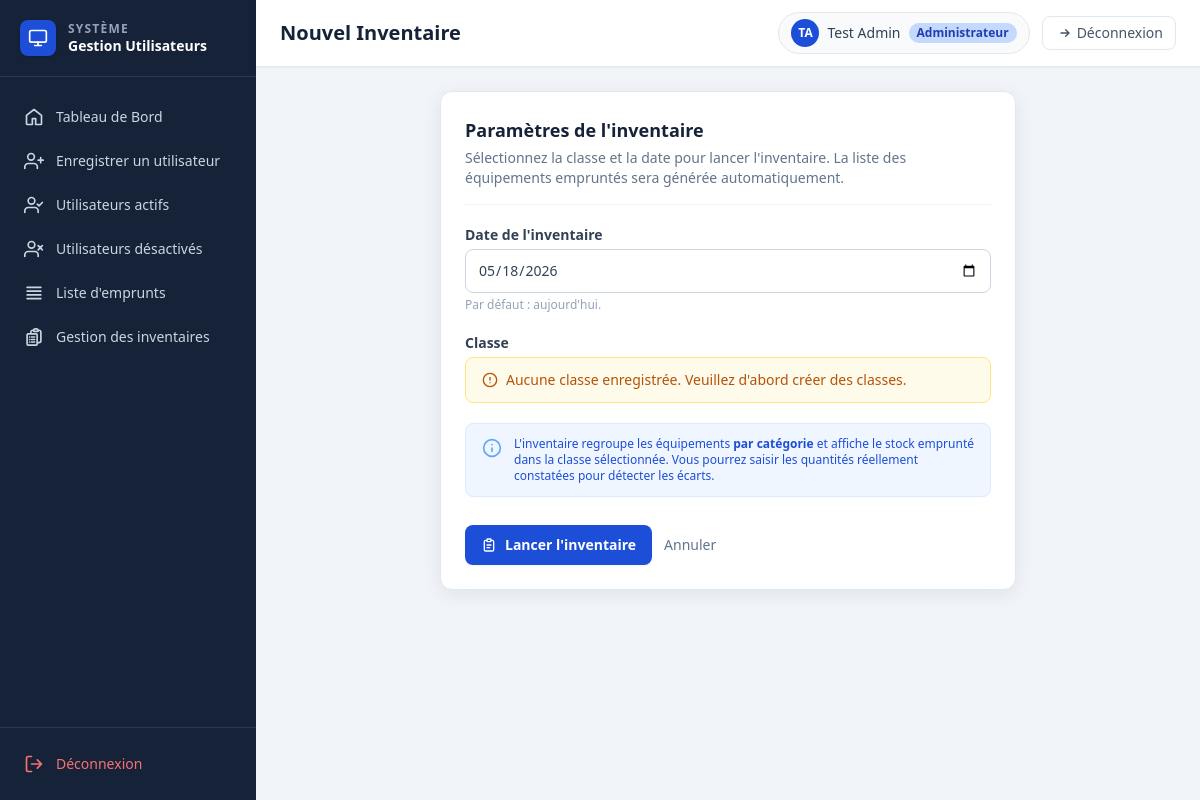
Screenshot of /utilisateurs/inventaire/ (signed in) with the database file from the repository.
### users/models.py (models this page shows, shortened)
class CustomUser(AbstractBaseUser, PermissionsMixin):
    class TypeUser(models.TextChoices):
        ADMIN = "administrateur", _("Administrateur")
        MANAGER = "gestionnaire", _("Gestionnaire")
    email = models.EmailField(_("email address"), unique=True)
    nom = models.CharField(max_length=150)
    prenom = models.CharField(max_length=150)
    type_user = models.CharField(max_length=30, choices=TypeUser.choices, default=TypeUser.MANAGER)
    is_active = models.BooleanField(default=True)
    objects = CustomUserManager()
    USERNAME_FIELD = "email"
    REQUIRED_FIELDS = ["nom", "prenom"]

### inventaire/views.py (the view, shortened to what this page needs)
# urls.py: path("inventaire/", views.inventaire_form, name="inventaire_form"),
@login_required
@admin_required
def inventaire_form(request):
    classes = Classe.objects.all()
    context = {
        'classes': classes,
        'today': date.today().isoformat(),
    }
    return render(request, 'inventaire/inventaire_form.html', context)

### inventaire/views.py (called while the page is built)
def admin_required(view_func):
    @wraps(view_func)
    def _wrapped(request: HttpRequest, *args, **kwargs):
        if not request.user.is_authenticated:
            return redirect("inventaire:login")
        return view_func(request, *args, **kwargs)
    return _wrapped

### inventaire/templates/inventaire/inventaire_form.html (shortened to what this page needs)
{% extends "inventaire/dashboard.html" %}
{% block page_title %}Nouvel Inventaire{% endblock %}
{% block content %}
<section class="mx-auto max-w-xl space-y-6">
  <div class="rounded-xl border border-slate-200 bg-white p-6 shadow-soft">
    <div class="mb-5 border-b border-slate-100 pb-4">
      <h2 class="text-lg font-bold text-navy-800">Paramètres de l'inventaire</h2>
      <p class="mt-1 text-sm text-slate-500">
        Sélectionnez la classe et la date pour lancer l'inventaire.
        La liste des équipements empruntés sera générée automatiquement.
      </p>
    </div>
    <form method="post" class="space-y-5" novalidate>
      <div>
        <label for="date_inventaire" class="mb-1 block text-sm font-semibold text-slate-700">
          Date de l'inventaire
        </label>
        <input
          type="date"
          name="date_inventaire"
          id="date_inventaire"
          value="{{ today }}"
          class="form-input"
          required
        />
        <p class="mt-1 text-xs text-slate-400">Par défaut : aujourd'hui.</p>
      </div>
      <div>
        <label for="classe" class="mb-1 block text-sm font-semibold text-slate-700">
          Classe
        </label>
        {% if classes %}
          <select name="classe" id="classe" class="form-select" required>
            <option value="">— Sélectionner une classe —</option>
            {% for classe in classes %}
              <option value="{{ classe.id }}">{{ classe.nom }}</option>
            {% endfor %}
          </select>
        {% else %}
          <div class="rounded-lg border border-amber-200 bg-amber-50 px-4 py-3 text-sm text-amber-700">
            <div class="flex items-start gap-2">
              <svg class="mt-0.5 h-4 w-4 shrink-0" viewBox="0 0 24 24" fill="none" stroke="currentColor" stroke-width="2">
                <circle cx="12" cy="12" r="10"/>
                <path stroke-linecap="round" stroke-linejoin="round" d="M12 8v4M12 16h.01"/>
              </svg>
              <span>Aucune classe enregistrée. Veuillez d'abord créer des classes.</span>
            </div>
          </div>
        {% endif %}
      </div>
      <div class="flex items-start gap-3 rounded-lg border border-blue-100 bg-blue-50 px-4 py-3">
        <svg class="mt-0.5 h-5 w-5 shrink-0 text-blue-400" viewBox="0 0 24 24" fill="none" stroke="currentColor" stroke-width="2">
          <circle cx="12" cy="12" r="10"/>
          <path stroke-linecap="round" stroke-linejoin="round" d="M12 16v-4M12 8h.01"/>
        </svg>
        <p class="text-xs font-medium text-blue-700">
          L'inventaire regroupe les équipements <strong>par catégorie</strong> et affiche
          le stock emprunté dans la classe sélectionnée. Vous pourrez saisir les quantités
          réellement constatées pour détecter les écarts.
        </p>
      </div>
      <div class="flex items-center gap-3 pt-2">
        <button type="submit" class="btn-primary" {% if not classes %}disabled{% endif %}>
          Lancer l'inventaire
        </button>
        <a href="{% url 'users:dashboard' %}?tab=inventaires" class="text-sm font-medium text-slate-500 hover:text-slate-700">
          Annuler
        </a>
      </div>
    </form>
  </div>
</section>
{% endblock %}

### users/templates/users/base.html (shortened to what this page needs)
<!doctype html>
<html lang="fr">
  <head>
    <script src="https://cdn.tailwindcss.com"></script>
  </head>
  <body class="bg-slate-100 text-slate-800">
    <div class="min-h-screen lg:flex">
      <aside class="flex w-64 shrink-0 flex-col bg-navy-800 text-white lg:min-h-screen">
        <div class="flex items-center gap-3 border-b border-white/10 px-5 py-5">
          <div class="grid h-9 w-9 place-items-center rounded-lg bg-primary-600 shadow">
            <svg class="h-5 w-5 text-white" viewBox="0 0 24 24" fill="none" stroke="currentColor" stroke-width="2">
              <rect x="2" y="3" width="20" height="14" rx="2"/>
              <path stroke-linecap="round" d="M8 21h8M12 17v4"/>
            </svg>
          </div>
          <div>
            <p class="text-xs font-semibold uppercase tracking-widest text-slate-400">Système</p>
            <p class="text-sm font-bold leading-tight text-white">Gestion Utilisateurs</p>
          </div>
        </div>
        <nav class="flex-1 space-y-1 px-3 py-5">
          <a href="?tab=home" class="nav-link {% if tab == 'home' %}active{% endif %}">
            <svg class="h-5 w-5" viewBox="0 0 24 24" fill="none" stroke="currentColor" stroke-width="2">
              <path stroke-linecap="round" stroke-linejoin="round" d="m3 10 9-7 9 7v10a1 1 0 0 1-1 1h-6v-7H10v7H4a1 1 0 0 1-1-1z"/>
            </svg>
            Tableau de Bord
          </a>
          <a href="?tab=register" class="nav-link {% if tab == 'register' %}active{% endif %}">
            <svg class="h-5 w-5" viewBox="0 0 24 24" fill="none" stroke="currentColor" stroke-width="2">
              <path stroke-linecap="round" stroke-linejoin="round" d="M16 21v-2a4 4 0 0 0-4-4H5a4 4 0 0 0-4 4v2"/>
              <circle cx="8.5" cy="7" r="4"/>
              <path stroke-linecap="round" stroke-linejoin="round" d="M20 8v6M23 11h-6"/>
            </svg>
            Enregistrer un utilisateur
          </a>
          <a href="?tab=active" class="nav-link {% if tab == 'active' %}active{% endif %}">
            <svg class="h-5 w-5" viewBox="0 0 24 24" fill="none" stroke="currentColor" stroke-width="2">
              <path stroke-linecap="round" stroke-linejoin="round" d="M17 21v-2a4 4 0 0 0-4-4H5a4 4 0 0 0-4 4v2"/>
              <circle cx="9" cy="7" r="4"/>
              <path stroke-linecap="round" stroke-linejoin="round" d="m16 11 2 2 4-4"/>
            </svg>
            Utilisateurs actifs
          </a>
          <a href="?tab=disabled" class="nav-link {% if tab == 'disabled' %}active{% endif %}">
            <svg class="h-5 w-5" viewBox="0 0 24 24" fill="none" stroke="currentColor" stroke-width="2">
              <path stroke-linecap="round" stroke-linejoin="round" d="M17 21v-2a4 4 0 0 0-4-4H5a4 4 0 0 0-4 4v2"/>
              <circle cx="9" cy="7" r="4"/>
              <path stroke-linecap="round" stroke-linejoin="round" d="m17 8 5 5M22 8l-5 5"/>
            </svg>
            Utilisateurs désactivés
          </a>
          <a href="?tab=listeemprunts" class="nav-link {% if tab == 'listeemprunts' %}active{% endif %}">
            <svg xmlns="http://www.w3.org/2000/svg" fill="none" viewBox="0 0 24 24" stroke-width="2" stroke="currentColor" class="h-5 w-5">
              <path stroke-linecap="round" stroke-linejoin="round" d="M3.75 5.25h16.5m-16.5 4.5h16.5m-16.5 4.5h16.5m-16.5 4.5h16.5" />
            </svg>
            Liste d'emprunts
          </a>
          <a href="?tab=inventaires" class="nav-link {% if tab == 'inventaires' %}active{% endif %}">
            Gestion des inventaires
          </a>
        </nav>
        <div class="border-t border-white/10 px-3 py-4">
          <a href="{% url 'users:logout' %}" class="nav-link text-red-400 hover:bg-red-900/30 hover:text-red-300">
            <svg class="h-5 w-5" viewBox="0 0 24 24" fill="none" stroke="currentColor" stroke-width="2">
              <path stroke-linecap="round" stroke-linejoin="round" d="M9 21H5a2 2 0 0 1-2-2V5a2 2 0 0 1 2-2h4"/>
              <path stroke-linecap="round" stroke-linejoin="round" d="m16 17 5-5-5-5M21 12H9"/>
            </svg>
            Déconnexion
          </a>
        </div>
      </aside>
      <div class="flex flex-1 flex-col">
        <header class="flex items-center justify-between border-b border-slate-200 bg-white px-6 py-3 shadow-sm">
          <h1 class="text-xl font-bold text-navy-800">{% block page_title %}Dashboard{% endblock %}</h1>
          <div class="flex items-center gap-3">
            <div class="flex items-center gap-2 rounded-full border border-slate-200 bg-slate-50 px-3 py-1.5">
              <div class="grid h-7 w-7 place-items-center rounded-full bg-primary-600 text-xs font-bold text-white">
                {{ request.user.prenom|first|upper }}{{ request.user.nom|first|upper }}
              </div>
              <span class="text-sm font-medium text-slate-700">{{ request.user.prenom }} {{ request.user.nom }}</span>
              <span class="rounded-full bg-primary-100 px-2 py-0.5 text-xs font-semibold text-primary-700">Administrateur</span>
            </div>
            <a href="{% url 'users:logout' %}" class="flex items-center gap-1.5 rounded-lg border border-slate-200 px-3 py-1.5 text-sm font-medium text-slate-600 transition hover:bg-slate-100">
              <svg class="h-4 w-4" viewBox="0 0 24 24" fill="none" stroke="currentColor" stroke-width="2">
                <path stroke-linecap="round" stroke-linejoin="round" d="m16 17 5-5-5-5M21 12H9"/>
              </svg>
              Déconnexion
            </a>
          </div>
        </header>
        <main class="flex-1 p-6">
          {% block content %}{% endblock %}
        </main>
      </div>
    </div>
  </body>
</html>

### rows the page displays
CustomUser: user.prenom|first "T", user.nom|first "A", user.prenom "Test", user.nom "Admin"
